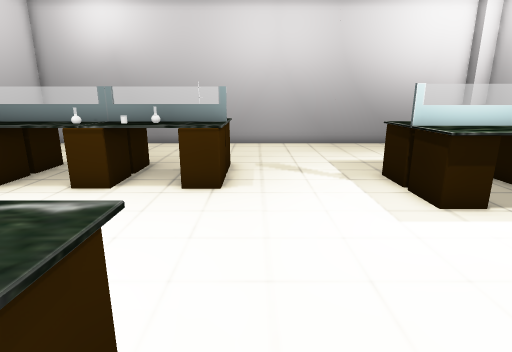
View 1 (above)

16 first-person views from a walk through a Unity game level. The camera is 1.3 m above the floor, tilts 14° down and sees 80° across. The floor is counted in squares, 0.5 m on a side. Each view is taken from the middle of a square. On the plan, view 1 faces up. The plan holds only what a view shows up to about 20 squares ahead; the rest is blank. The place goes on beyond the plan. The player is left out. Some animated figures are not drawn. Some surface patterns are stand-ins.

View 2
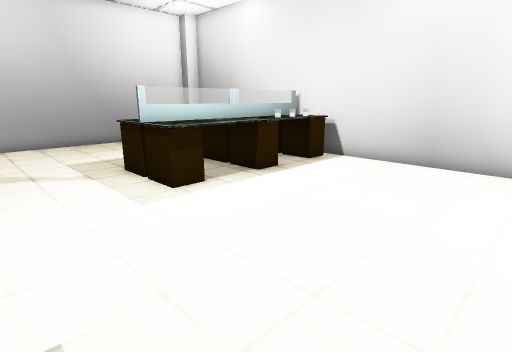

View 3
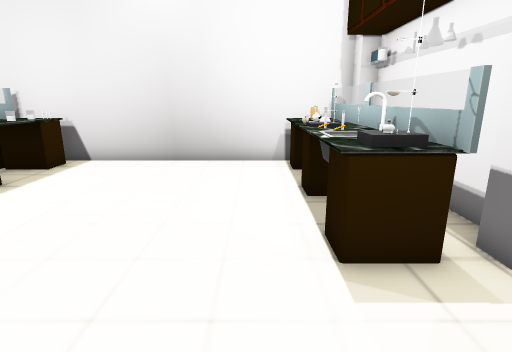

View 4
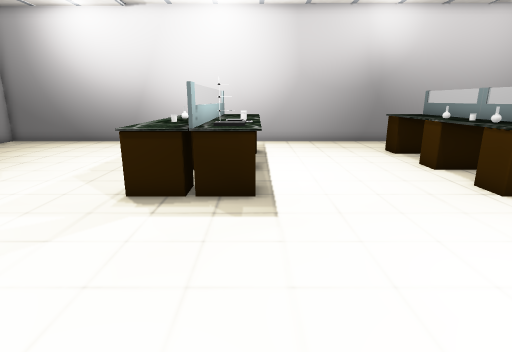

View 5
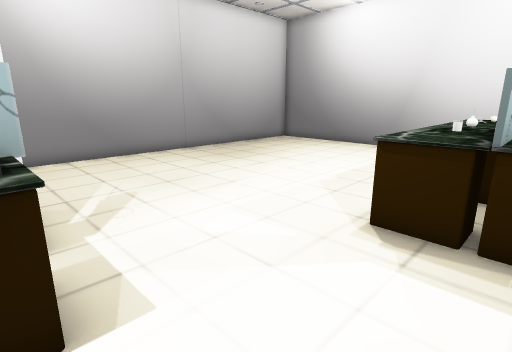

View 6
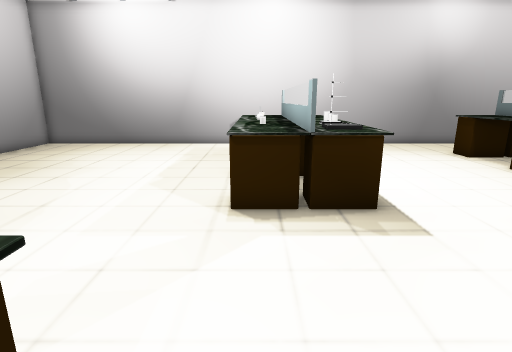

View 7
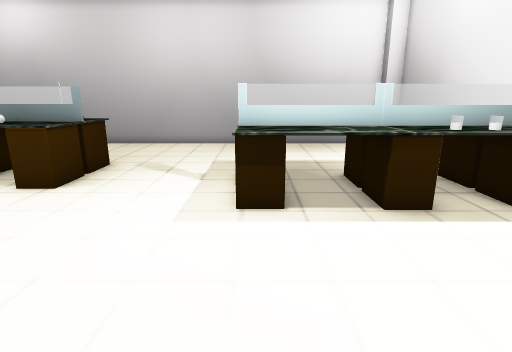

View 8
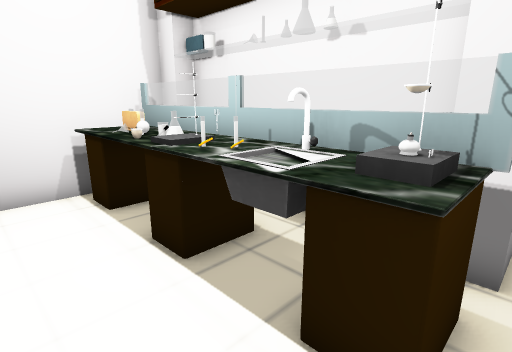

View 9
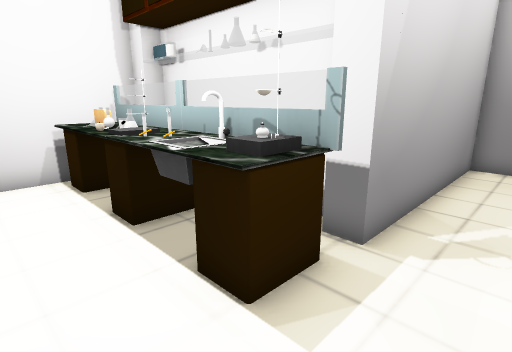

View 10
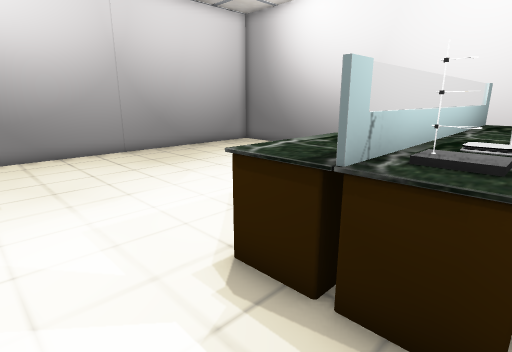

View 11
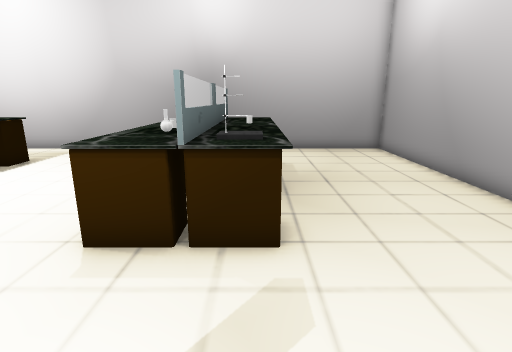

View 12
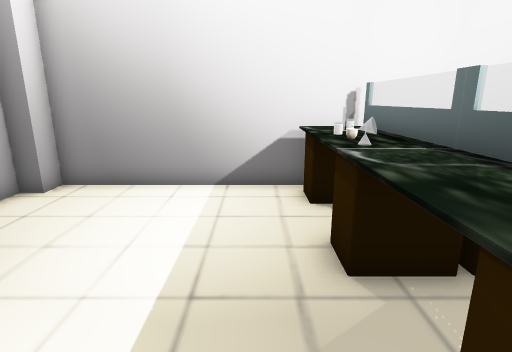

View 13
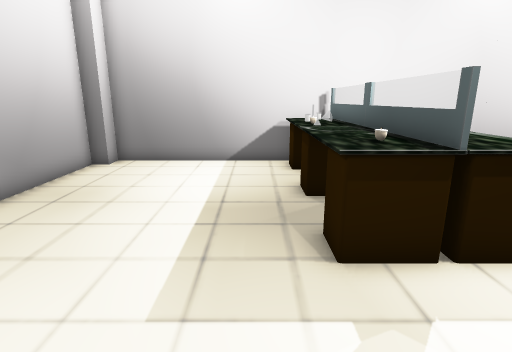

View 14
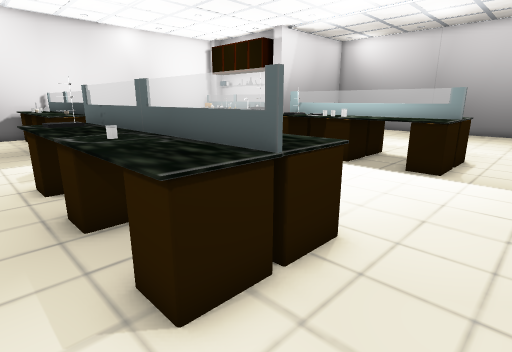

View 15
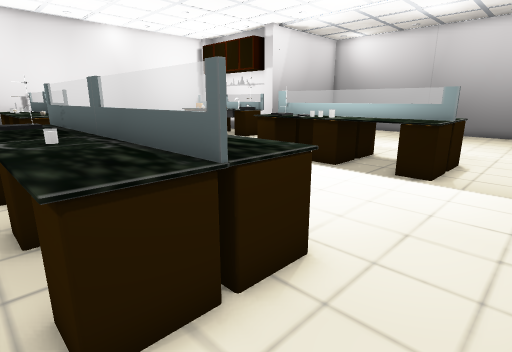

View 16
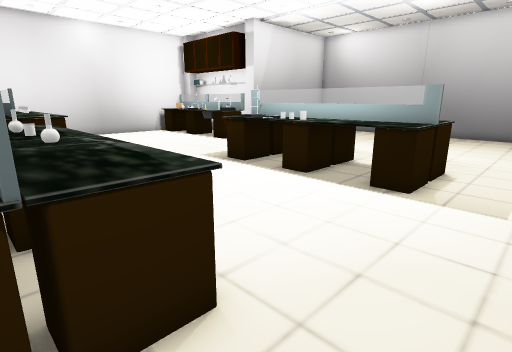

### Floor plan
Points are (right, up) in squares from view 1. A wall is a line through its corners. A room is listed if a view was taken in it or the views show most of it. See-through windows are left out.
Room 1 (views 1, 2, 3, 4, 5, 6, 7, 8, 9, 10, 11, 12, 13, 14, 15, 16)
walls: (-5.6, 0.3) (-4.4, 0.3) (-5.4, 0.3); (-1, 10.7) (-1.5, 10.7); (-1.6, 10.8) (-1, 10.8); (-4.4, 10.7) (-5.5, 10.7); (-5.6, 10.8) (-4.4, 10.8); (4.2, -4.1) (5.5, -4.1); (8.4, 9) (9.5, 9); (5.2, -5.7) (12.5, -5.7); (9.5, 8.9) (8.4, 8.9); (8.4, -4.1) (9.5, -4.1); (-12.8, -5.4) (-12.8, -13.7) (4.2, -13.7) (4.2, -5.6); (13.3, -4.5) (13.3, 17.5); (12.5, 18.8) (-12.8, 18.8) (-12.8, -4.5)
objects: other object (-9, -2) to (-6, 0); other object (-9, 1) to (-5, 2); other object (-9, 9) to (-6, 11); other object (-9, 11) to (-6, 13); other object (-6, -1) to (-5, -1); other object (-6, 10); other object (-5, 9) to (-1, 11); other object (-5, 12) to (-1, 13); other object (-4, -2) to (-1, 0); other object (-4, 0) to (-1, 2); other object (-3, 10); other object (4, -5) to (5, -5); other object (4, -4) to (8, -2); other object (4, 7) to (8, 8); other object (4, 9) to (8, 11); other object (7, -4) to (7, -3); other object (9, -4) to (12, -2); other object (9, -3); other object (9, 7) to (12, 8); other object (9, 9) to (12, 11); other object (11, -3); other object (12, -5) to (13, -5); other object (12, -3); other object (12, 18) to (13, 18)

Positions as (right, up) in squares from view 1, and headings:
1: (0, 0), facing up
2: (0, -1), facing up-right
3: (0, -1), facing right
4: (7, 2), facing left
5: (5, 1), facing down-left
6: (6, -1), facing left
7: (5, 0), facing up
8: (4, 0), facing down-right
9: (2, 0), facing down-right
10: (2, 2), facing down-left
11: (4, 12), facing left
12: (4, 12), facing right
13: (0, 12), facing right
14: (-12, 14), facing down-right
15: (-12, 13), facing down-right
16: (-12, 11), facing down-right
